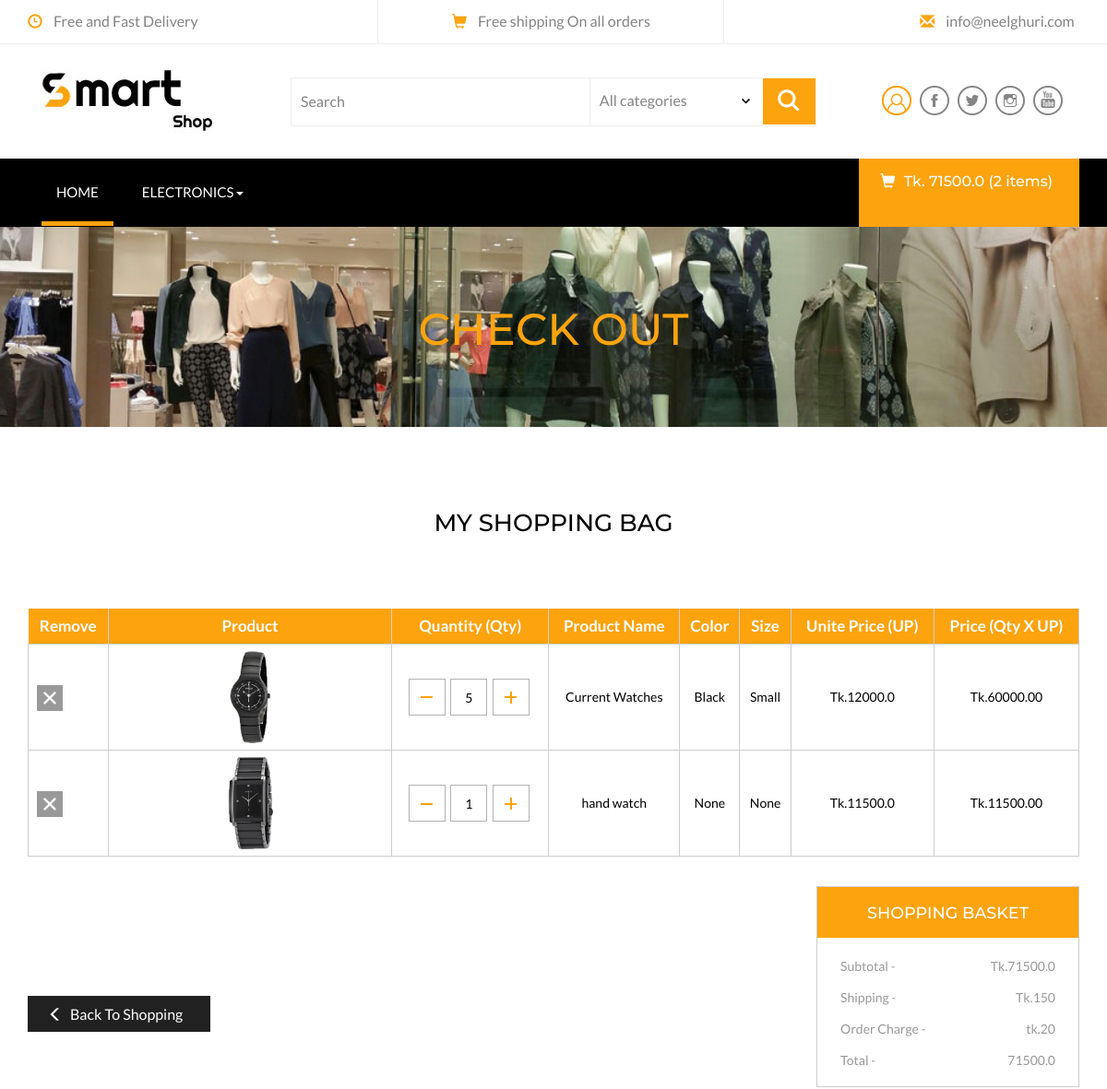
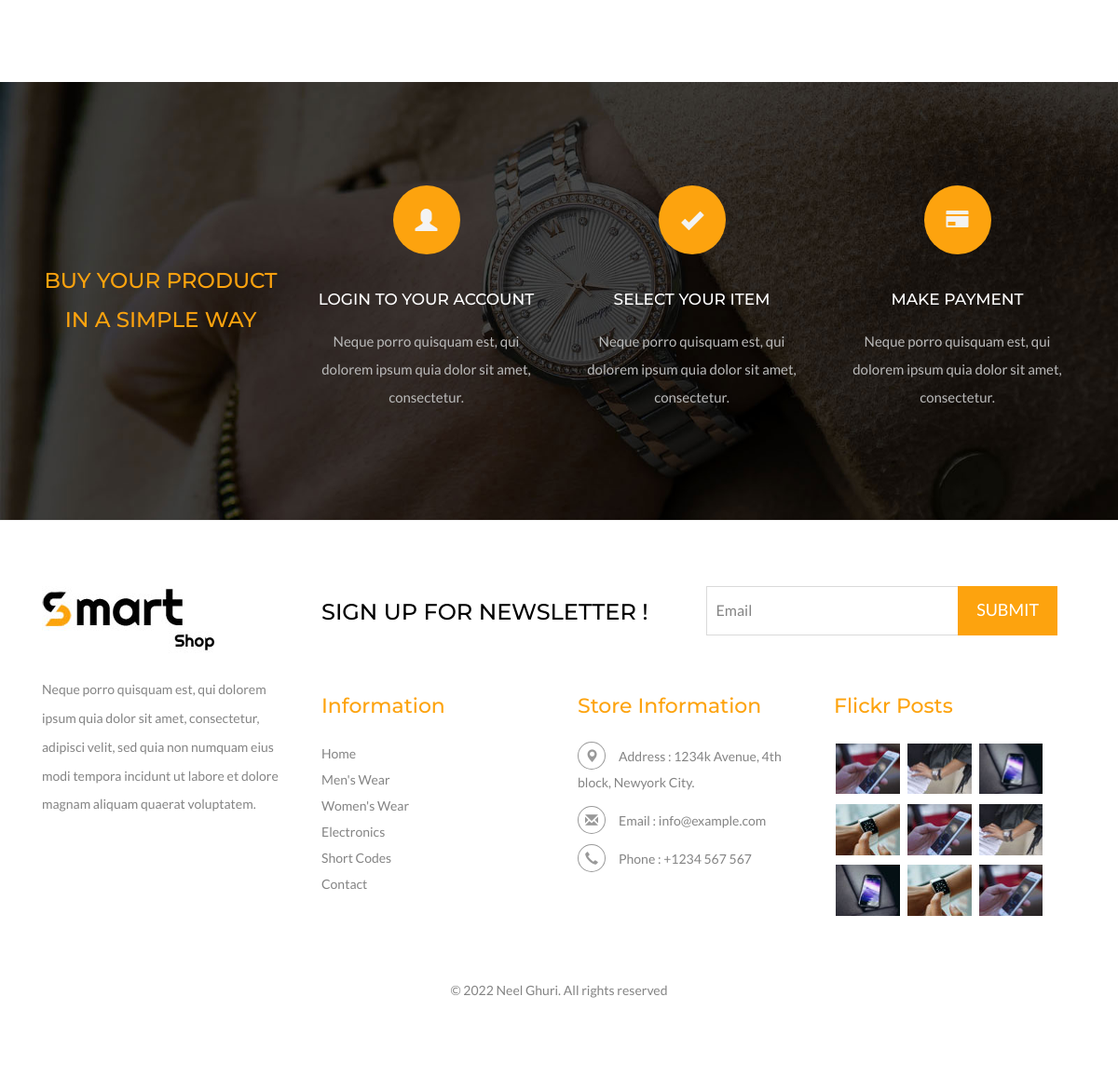
/order/cart-view/ (signed in), run on the app's committed database (2 pictures, top to bottom).
### store/models.py (models this page shows, shortened)
class Category(models.Model):
    name=models.CharField(max_length=50,blank=False,null=False)
    image = models.ImageField(upload_to='category',blank=True,null=True)
    parent=models.ForeignKey("self",related_name="children", on_delete=models.CASCADE,max_length=50,blank=True,null=True)
    createddate=models.DateField(auto_now_add=True)
    class Meta:
        ordering=['-createddate']
        verbose_name_plural="Categories"

class Product(models.Model):
    name = models.CharField(max_length=250,blank=False,null=False)
    category=models.ForeignKey(Category, related_name="category", on_delete=models.CASCADE)
    preview_desc = models.CharField(max_length=255,verbose_name="Sort decription")
    description = models.TextField(max_length=1000,verbose_name="Decription")
    images=models.ImageField(upload_to='products', blank=False,null=False)
    price = models.FloatField()
    old_price=models.FloatField(default=0.00,blank=True,null=True)
    is_stock=models.BooleanField(default=True)
    slug=models.SlugField(unique=True)
    createdate=models.DateTimeField(auto_now_add=True)
    class Meta:
        ordering=['-createdate']

### order/models.py (models this page shows, shortened)
class Order(models.Model):
    user = models.ForeignKey(User, on_delete=models.CASCADE)
    orderitems= models.ManyToManyField(Cart)
    ordered=models.BooleanField(default=False)
    created=models.DateField(auto_now_add=True)
    paymentId=models.CharField(max_length=250,blank=True,null=True)
    orderId=models.CharField(max_length=250,blank=True,null=True)
    def get_totals(self):
        total=0
        for order_item in self.orderitems.all():
            total += float(order_item.get_total())
        return total

class Cart(models.Model):
    user = models.ForeignKey(User, related_name='cart', on_delete=models.CASCADE)
    item=models.ForeignKey(Product, on_delete=models.CASCADE)
    quantity=models.IntegerField(default=1)
    size=models.CharField(max_length=50,blank=True,null=True)
    color=models.CharField(max_length=100,blank=True,null=True)
    purchased=models.BooleanField(default= False)
    createdate=models.DateField(auto_now_add=True)
    updatedate=models.DateField(auto_now=True)
    def get_total(self):
        total=self.item.price*self.quantity
        float_total= format(total,'0.2f')
        return float_total

### order/views.py (the view)
# urls.py: path('cart-view/', views.cartView, name='cart'),
def cartView(request):
    carts = Cart.objects.filter(user=request.user,purchased = False)
    orders = Order.objects.filter(user=request.user, ordered = False)
    if carts.exists() and orders.exists():
        context={
            'carts':carts,
            'orders':orders[0],
        }
        return render(request,'frontend/cart_view.html',context);

### order/templatetags/cart_product.py (called while the page is built)
@register.filter
def cart_total(user):
    total=Order.objects.filter(user=user,ordered=False)
    if total.exists():
        return total[0].get_totals()
    else:
        0

@register.filter
def cart_count(user):
    total_item=Order.objects.filter(user=user,ordered=False)
    if total_item.exists():
            return total_item[0].orderitems.count()
    else:
        0

### store/templatetags/category.py (called while the page is built)
@register.filter
def category(user):
        cat=Category.objects.filter(parent=None)
        return cat

### templates/frontend/cart_view.html (shortened to what this page needs)
{% extends 'base.html' %}
{% block main_cotents %}
<div class="page-head">
	<div class="container">
		<h3>Check Out</h3>
	</div>
</div>
<div class="checkout">
	<div class="container">
		<h3>My Shopping Bag</h3>
		<div class="table-responsive checkout-right animated wow slideInUp" data-wow-delay=".5s">
			<table class="timetable_sub">
				<thead>
					<tr>
						<th>Remove</th>
						<th>Product</th>
						<th>Quantity (qty)</th>
						<th>Product Name</th>
						<th>Color</th>
						<th>Size</th>
						<th>Unite Price (UP)</th>
						<th>Price (qty x UP)</th>
					</tr>
				</thead>
				{% for cart in carts  %}
					<tr class="rem{{ forloop.counter }}">
						<td class="invert-closeb">
							<div class="rem">
								<div class="close{{ forloop.counter }}"> </div>
							</div>
						</td>
						<td class="invert-image"><a href="single.html"><img src="{{cart.item.images.url}}" alt=" " class="img-responsive" /></a></td>
						<td class="invert">
							 <div class="quantity">
								<div class="quantity-select">
									<div class="entry value-minus">&nbsp;</div>
									<div class="entry value"><span>{{cart.quantity}}</span></div>
									<div class="entry value-plus active">&nbsp;</div>
								</div>
							</div>
						</td>
						<td class="invert">{{cart.item.name}}</td>
						<td class="invert">{{cart.color}}</td>
						<td class="invert">{{cart.size}}</td>
						<td class="invert">Tk.{{cart.item.price}}</td>
						<td class="invert">Tk.{{cart.get_total}}</td>
					</tr>
					{% endfor %}
			</table>
		</div>
		<div class="checkout-left">
				<div class="checkout-right-basket animated wow slideInRight" data-wow-delay=".5s">
					<a href="mens.html"><span class="glyphicon glyphicon-menu-left" aria-hidden="true"></span>Back To Shopping</a>
				</div>
				<div class="checkout-left-basket animated wow slideInLeft" data-wow-delay=".5s">
					<h4>Shopping basket</h4>
					<ul>
						<li>Subtotal <i>-</i> <span>Tk.{{orders.get_totals}}</span></li>
						<li>Shipping <i>-</i> <span>Tk.150</span></li>
						<li>Order Charge <i>-</i> <span>tk.20</span></li>
						<li>Total <i>-</i> <span>{{orders.get_totals}}</span></li>
					</ul>
				</div>
				<div class="clearfix"> </div>
			</div>
	</div>
</div>
{% endblock %}

### templates/base.html (shortened to what this page needs)
<!DOCTYPE html>
<html>
<head>
{% load category %}
{% load cart_product %}
{% load static %}
<link href="{% static 'assets/css/bootstrap.css' %}" rel="stylesheet" type="text/css" media="all" />
<link rel="stylesheet" href="{% static 'assets/css/flexslider.css' %}" type="text/css" media="screen" />
<link href="{% static 'assets/css/style.css' %}" rel="stylesheet" type="text/css" media="all" />
<link href="{% static '/css/pignose.layerslider.css' %}" rel="stylesheet" type="text/css' %}" media="all" />
</head>
<body>
<div class="header">
	<div class="container">
		<ul>
			<li><span class="glyphicon glyphicon-time" aria-hidden="true"></span>Free and Fast Delivery</li>
			<li><span class="glyphicon glyphicon-shopping-cart" aria-hidden="true"></span>Free shipping On all orders</li>
			<li><span class="glyphicon glyphicon-envelope" aria-hidden="true"></span><a href="mailto:info@neelghuri.com">info@neelghuri.com</a></li>
		</ul>
	</div>
</div>
<div class="header-bot">
	<div class="container">
		<div class="col-md-3 header-left">
			<h1><a href="index.html"><img src="{% static 'assets/images/logo3.jpg' %}"></a></h1>
		</div>
		<div class="col-md-6 header-middle">
			<form>
				<div class="search">
					<input type="search" value="Search" onfocus="this.value = '';" onblur="if (this.value == '') {this.value = 'Search';}" required="">
				</div>
				<div class="section_room">
					<select id="country" onchange="change_country(this.value)" class="frm-field required">
						<option value="null">All categories</option>
					</select>
				</div>
				<div class="sear-sub">
					<input type="submit" value=" ">
				</div>
			</form>
		</div>
		<div class="col-md-3 header-right footer-bottom">
			<ul>
				<li><a href="#" class="use1" data-toggle="modal" data-target="#myModal4"><span>Login</span></a>
				</li>
				<li><a class="fb" href="#"></a></li>
				<li><a class="twi" href="#"></a></li>
				<li><a class="insta" href="#"></a></li>
				<li><a class="you" href="#"></a></li>
			</ul>
		</div>
	</div>
</div>
<div class="ban-top">
	<div class="container">
		<div class="top_nav_left">
			<nav class="navbar navbar-default">
			  <div class="container-fluid">
				<div class="collapse navbar-collapse menu--shylock" id="bs-example-navbar-collapse-1">
				  <ul class="nav navbar-nav menu__list">
					<li class="active menu__item menu__item--current"><a class="menu__link" href="index.html">Home <span class="sr-only">(current)</span></a></li>
					{% for cat in request.user|category %}
						{% if not cat.children.all %}
					<li class=" menu__item"><a class="menu__link" href="electronics.html">{{cat.name}}</a></li>
					{% else %}
					<li class="dropdown menu__item">
						<a href="#" class="dropdown-toggle menu__link" data-toggle="dropdown" role="button" aria-haspopup="true" aria-expanded="false">{{cat.name}}<span class="caret"></span></a>
					</li>
					{% endif%}
					{% endfor %}
				  </ul>
				</div>
			  </div>
			</nav>
		</div>
		<div class="top_nav_right">
			<div class="cart box_1">
					<a href="{% url 'order:cart' %}">
						{% if request.user.is_authenticated %}
						<h3> <div class="total">
								<i class="glyphicon glyphicon-shopping-cart" aria-hidden="true"></i>
								Tk. {{ request.user|cart_total}} ({{ request.user|cart_count}} items)
							</div>
						</h3>
						<p><a href="javascript:;" class="simpleCart_empty">&nbsp;</a></p>
						{% endif %}
					</a>
			</div>
		</div>
		<div class="clearfix"></div>
	</div>
</div>
{% block main_cotents %} {% endblock main_cotents %}
<div classs="coupons" style="background:url('{% static "assets/images/coupons.jpg"%}') no-repeat center;background-size:cover;min-height: 470px;padding-top:110px;">
	<div class="container">
		<div class="coupons-grids text-center">
			<div class="col-md-3 coupons-gd">
				<h3>Buy your product in a simple way</h3>
			</div>
			<div class="col-md-3 coupons-gd">
				<span class="glyphicon glyphicon-user" aria-hidden="true"></span>
				<h4>LOGIN TO YOUR ACCOUNT</h4>
				<p>Neque porro quisquam est, qui dolorem ipsum quia dolor
			sit amet, consectetur.</p>
			</div>
			<div class="col-md-3 coupons-gd">
				<span class="glyphicon glyphicon-ok" aria-hidden="true"></span>
				<h4>SELECT YOUR ITEM</h4>
				<p>Neque porro quisquam est, qui dolorem ipsum quia dolor
			sit amet, consectetur.</p>
			</div>
			<div class="col-md-3 coupons-gd">
				<span class="glyphicon glyphicon-credit-card" aria-hidden="true"></span>
				<h4>MAKE PAYMENT</h4>
				<p>Neque porro quisquam est, qui dolorem ipsum quia dolor
			sit amet, consectetur.</p>
			</div>
			<div class="clearfix"> </div>
		</div>
	</div>
</div>
<div class="footer">
	<div class="container">
		<div class="col-md-3 footer-left">
			<h2><a href="index.html"><img src="{% static 'assets/images/logo3.jpg' %}" alt=" " /></a></h2>
			<p>Neque porro quisquam est, qui dolorem ipsum quia dolor
			sit amet, consectetur, adipisci velit, sed quia non
			numquam eius modi tempora incidunt ut labore
			et dolore magnam aliquam quaerat voluptatem.</p>
		</div>
		<div class="col-md-9 footer-right">
			<div class="col-sm-6 newsleft">
				<h3>SIGN UP FOR NEWSLETTER !</h3>
			</div>
			<div class="col-sm-6 newsright">
				<form>
					<input type="text" value="Email" onfocus="this.value = '';" onblur="if (this.value == '') {this.value = 'Email';}" required="">
					<input type="submit" value="Submit">
				</form>
			</div>
			<div class="clearfix"></div>
			<div class="sign-grds">
				<div class="col-md-4 sign-gd">
					<h4>Information</h4>
					<ul>
						<li><a href="index.html">Home</a></li>
						<li><a href="mens.html">Men's Wear</a></li>
						<li><a href="womens.html">Women's Wear</a></li>
						<li><a href="electronics.html">Electronics</a></li>
						<li><a href="codes.html">Short Codes</a></li>
						<li><a href="contact.html">Contact</a></li>
					</ul>
				</div>
				<div class="col-md-4 sign-gd-two">
					<h4>Store Information</h4>
					<ul>
						<li><i class="glyphicon glyphicon-map-marker" aria-hidden="true"></i>Address : 1234k Avenue, 4th block, <span>Newyork City.</span></li>
						<li><i class="glyphicon glyphicon-envelope" aria-hidden="true"></i>Email : <a href="mailto:info@example.com">info@example.com</a></li>
						<li><i class="glyphicon glyphicon-earphone" aria-hidden="true"></i>Phone : +1234 567 567</li>
					</ul>
				</div>
				<div class="col-md-4 sign-gd flickr-post">
					<h4>Flickr Posts</h4>
					<ul>
						<li><a href="single.html"><img src="{% static 'assets/images/b15.jpg' %}" alt=" " class="img-responsive" /></a></li>
						<li><a href="single.html"><img src="{% static 'assets/images/b16.jpg' %}" alt=" " class="img-responsive" /></a></li>
						<li><a href="single.html"><img src="{% static 'assets/images/b17.jpg' %}" alt=" " class="img-responsive" /></a></li>
						<li><a href="single.html"><img src="{% static 'assets/images/b18.jpg' %}" alt=" " class="img-responsive" /></a></li>
						<li><a href="single.html"><img src="{% static 'assets/images/b15.jpg' %}" alt=" " class="img-responsive" /></a></li>
						<li><a href="single.html"><img src="{% static 'assets/images/b16.jpg' %}" alt=" " class="img-responsive" /></a></li>
						<li><a href="single.html"><img src="{% static 'assets/images/b17.jpg' %}" alt=" " class="img-responsive" /></a></li>
						<li><a href="single.html"><img src="{% static 'assets/images/b18.jpg' %}" alt=" " class="img-responsive" /></a></li>
						<li><a href="single.html"><img src="{% static 'assets/images/b15.jpg' %}" alt=" " class="img-responsive" /></a></li>
					</ul>
				</div>
				<div class="clearfix"></div>
			</div>
		</div>
		<div class="clearfix"></div>
		<p class="copy-right">&copy 2022 Neel Ghuri. All rights reserved</p>
	</div>
</div>
</body>
</html>

### data on the page
Category: name "ELECTRONICS"
Cart: item.images (picture), quantity "5", item.name "Current Watches", color "Black", size "Small", item.price "12000.0", get_total "60000.00"
Cart: item.images (picture), quantity "1", item.name "hand watch", color "None", size "None", item.price "11500.0", get_total "11500.00"
Order: get_totals "71500.0"

### other printed values
{{ request.user|cart_total }} "71500.0"
{{ request.user|cart_count }} "2"
